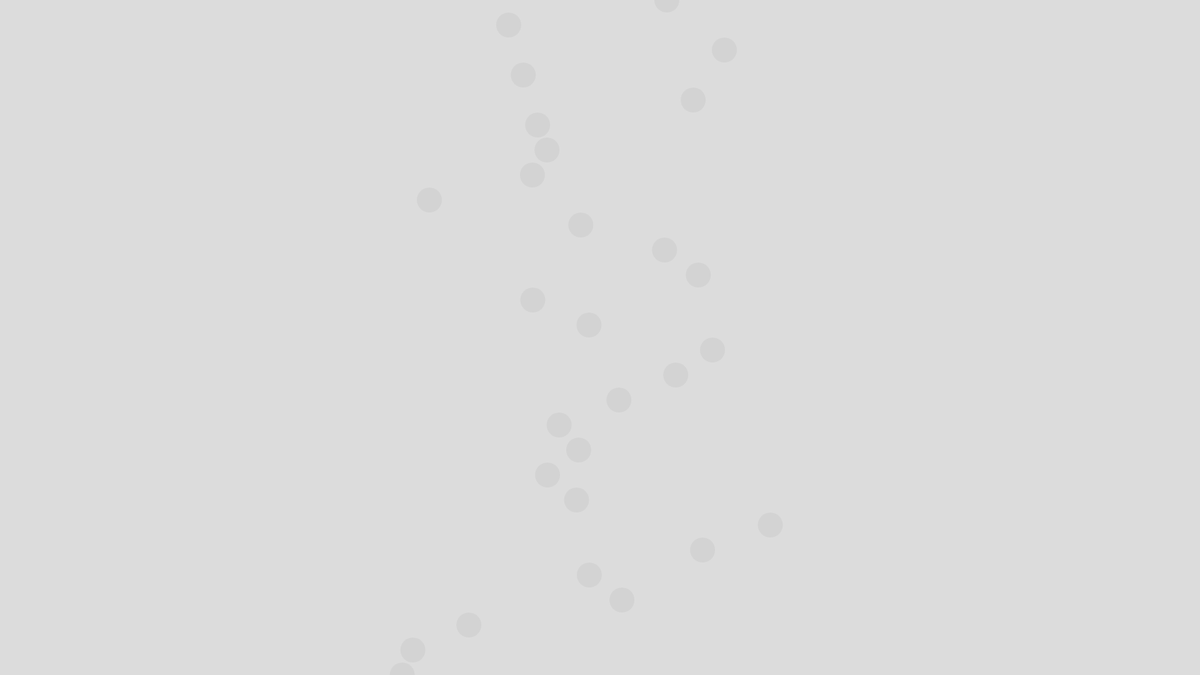
Frame 1 (no input)
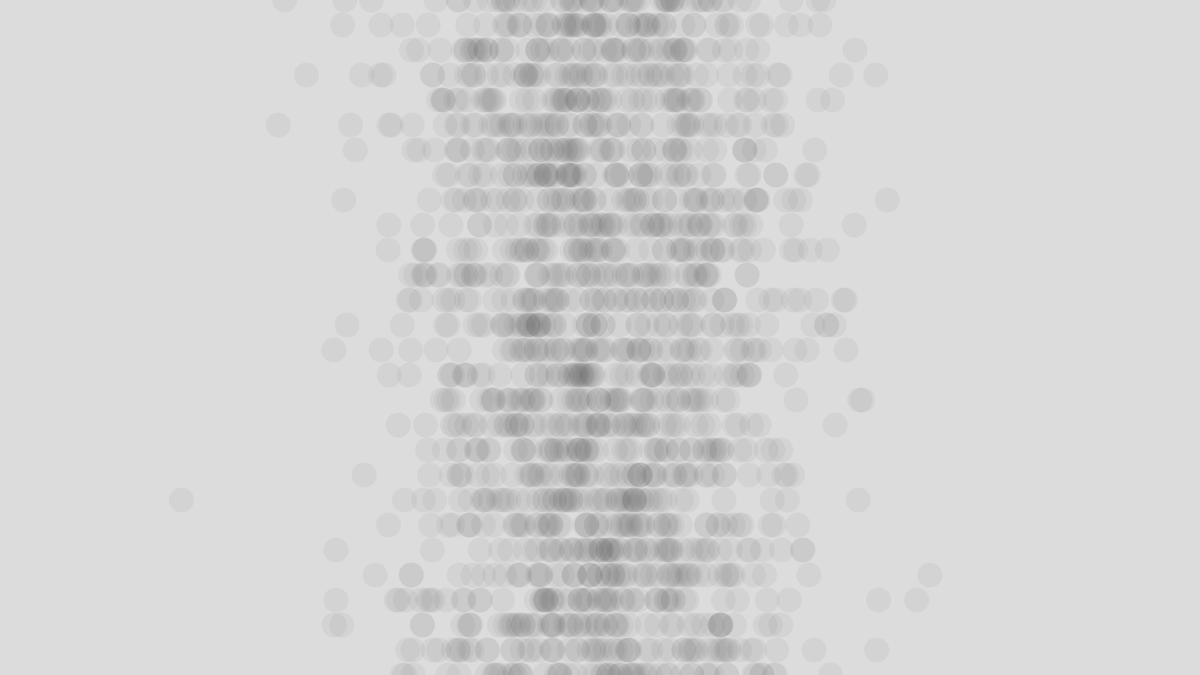
Frame 60 (no input)
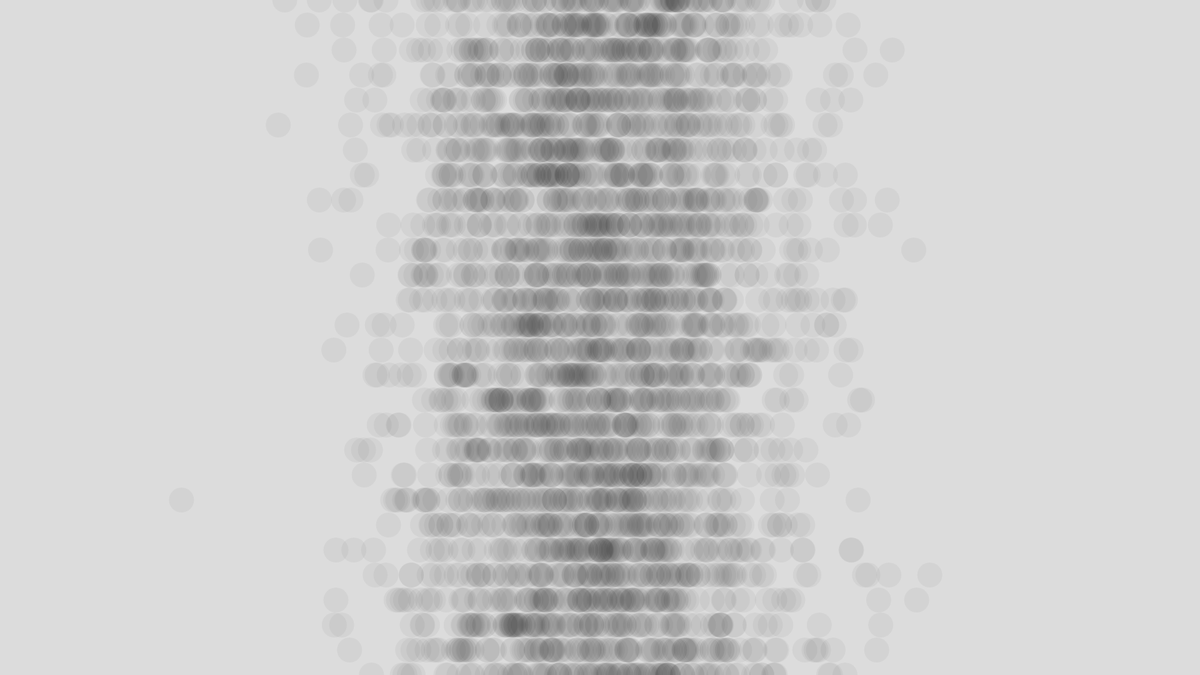
Frame 120 (the mouse pressed at the canvas centre since frame 60)

The p5.js sketch that drew these frames (run headless with seeded random() and noise() and a simulated clock; from frame 60 on, the mouse is pressed at the canvas centre):

// p5.js sketch
// ── sketch.js
function setup() {
  createCanvas(1920, 1080);
  background(220);
}

function draw() {
	noStroke();
	fill(0,10);
	let i = 0;
	while(i <= height)
	{
		standard_deviation = 160;
		mean = width/2;
		l = randomGaussian(mean,standard_deviation);
		ellipse(l,i,40,40);
		i = i + 40;
	}
}
